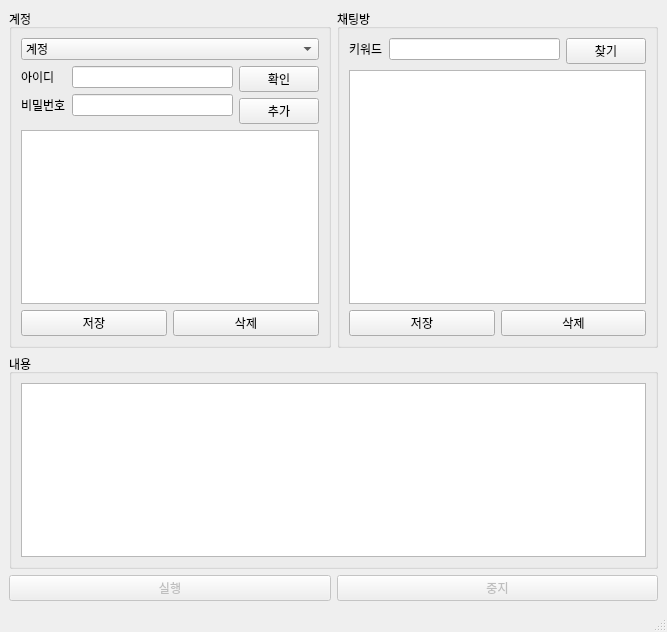
<?xml version="1.0" encoding="UTF-8"?>
<ui version="4.0">
 <class>MainWindow</class>
 <widget class="QMainWindow" name="MainWindow">
  <property name="geometry">
   <rect>
    <x>0</x>
    <y>0</y>
    <width>667</width>
    <height>632</height>
   </rect>
  </property>
  <property name="windowTitle">
   <string>밴드 채팅 보내기 매크로</string>
  </property>
  <widget class="QWidget" name="centralwidget">
   <layout class="QVBoxLayout" name="verticalLayout">
    <item>
     <layout class="QHBoxLayout" name="horizontalLayout_5">
      <item>
       <widget class="QGroupBox" name="account_group">
        <property name="title">
         <string>계정</string>
        </property>
        <layout class="QVBoxLayout" name="verticalLayout_7">
         <item>
          <layout class="QVBoxLayout" name="verticalLayout_6">
           <item>
            <widget class="QComboBox" name="account_combobox">
             <item>
              <property name="text">
               <string>계정</string>
              </property>
             </item>
            </widget>
           </item>
           <item>
            <layout class="QHBoxLayout" name="horizontalLayout_6">
             <item>
              <layout class="QFormLayout" name="formLayout_2">
               <item row="0" column="0">
                <widget class="QLabel" name="id_label">
                 <property name="text">
                  <string>아이디</string>
                 </property>
                 <property name="buddy">
                  <cstring>id_edit</cstring>
                 </property>
                </widget>
               </item>
               <item row="0" column="1">
                <widget class="QLineEdit" name="id_edit"/>
               </item>
               <item row="1" column="0">
                <widget class="QLabel" name="pw_label">
                 <property name="text">
                  <string>비밀번호</string>
                 </property>
                 <property name="buddy">
                  <cstring>pw_edit</cstring>
                 </property>
                </widget>
               </item>
               <item row="1" column="1">
                <widget class="QLineEdit" name="pw_edit">
                 <property name="echoMode">
                  <enum>QLineEdit::Password</enum>
                 </property>
                </widget>
               </item>
              </layout>
             </item>
             <item>
              <layout class="QVBoxLayout" name="verticalLayout_8">
               <item>
                <widget class="QPushButton" name="validate_btn">
                 <property name="text">
                  <string>확인</string>
                 </property>
                </widget>
               </item>
               <item>
                <widget class="QPushButton" name="add_btn">
                 <property name="text">
                  <string>추가</string>
                 </property>
                </widget>
               </item>
              </layout>
             </item>
            </layout>
           </item>
           <item>
            <widget class="QTableWidget" name="account_table">
             <property name="editTriggers">
              <set>QAbstractItemView::NoEditTriggers</set>
             </property>
            </widget>
           </item>
           <item>
            <layout class="QHBoxLayout" name="horizontalLayout_7">
             <item>
              <widget class="QPushButton" name="account_save_btn">
               <property name="text">
                <string>저장</string>
               </property>
              </widget>
             </item>
             <item>
              <widget class="QPushButton" name="account_delete_btn">
               <property name="text">
                <string>삭제</string>
               </property>
              </widget>
             </item>
            </layout>
           </item>
          </layout>
         </item>
        </layout>
       </widget>
      </item>
      <item>
       <widget class="QGroupBox" name="chat_group">
        <property name="title">
         <string>채팅방</string>
        </property>
        <layout class="QVBoxLayout" name="verticalLayout_5">
         <item>
          <layout class="QVBoxLayout" name="verticalLayout_4">
           <item>
            <layout class="QHBoxLayout" name="horizontalLayout_2">
             <item>
              <layout class="QFormLayout" name="formLayout">
               <item row="0" column="0">
                <widget class="QLabel" name="keyword_label">
                 <property name="text">
                  <string>키워드</string>
                 </property>
                 <property name="buddy">
                  <cstring>keyword_edit</cstring>
                 </property>
                </widget>
               </item>
               <item row="0" column="1">
                <widget class="QLineEdit" name="keyword_edit"/>
               </item>
              </layout>
             </item>
             <item>
              <widget class="QPushButton" name="find_btn">
               <property name="text">
                <string>찾기</string>
               </property>
              </widget>
             </item>
            </layout>
           </item>
           <item>
            <widget class="QTableWidget" name="tableWidget">
             <property name="editTriggers">
              <set>QAbstractItemView::NoEditTriggers</set>
             </property>
            </widget>
           </item>
           <item>
            <layout class="QHBoxLayout" name="horizontalLayout_3">
             <item>
              <widget class="QPushButton" name="chat_save_btn">
               <property name="text">
                <string>저장</string>
               </property>
              </widget>
             </item>
             <item>
              <widget class="QPushButton" name="chat_delete_btn">
               <property name="text">
                <string>삭제</string>
               </property>
              </widget>
             </item>
            </layout>
           </item>
          </layout>
         </item>
        </layout>
       </widget>
      </item>
     </layout>
    </item>
    <item>
     <widget class="QGroupBox" name="content_group">
      <property name="title">
       <string>내용</string>
      </property>
      <layout class="QVBoxLayout" name="verticalLayout_3">
       <item>
        <widget class="QPlainTextEdit" name="content_edit"/>
       </item>
      </layout>
     </widget>
    </item>
    <item>
     <layout class="QHBoxLayout" name="horizontalLayout">
      <item>
       <widget class="QPushButton" name="run_btn">
        <property name="enabled">
         <bool>false</bool>
        </property>
        <property name="text">
         <string>실행</string>
        </property>
       </widget>
      </item>
      <item>
       <widget class="QPushButton" name="stop_btn">
        <property name="enabled">
         <bool>false</bool>
        </property>
        <property name="text">
         <string>중지</string>
        </property>
       </widget>
      </item>
     </layout>
    </item>
   </layout>
  </widget>
  <widget class="QStatusBar" name="statusbar"/>
 </widget>
 <resources/>
 <connections>
  <connection>
   <sender>find_btn</sender>
   <signal>clicked()</signal>
   <receiver>MainWindow</receiver>
   <slot>find()</slot>
   <hints>
    <hint type="sourcelabel">
     <x>644</x>
     <y>56</y>
    </hint>
    <hint type="destinationlabel">
     <x>669</x>
     <y>12</y>
    </hint>
   </hints>
  </connection>
  <connection>
   <sender>run_btn</sender>
   <signal>clicked()</signal>
   <receiver>MainWindow</receiver>
   <slot>run()</slot>
   <hints>
    <hint type="sourcelabel">
     <x>197</x>
     <y>598</y>
    </hint>
    <hint type="destinationlabel">
     <x>197</x>
     <y>611</y>
    </hint>
   </hints>
  </connection>
  <connection>
   <sender>stop_btn</sender>
   <signal>clicked()</signal>
   <receiver>MainWindow</receiver>
   <slot>stop()</slot>
   <hints>
    <hint type="sourcelabel">
     <x>589</x>
     <y>589</y>
    </hint>
    <hint type="destinationlabel">
     <x>606</x>
     <y>611</y>
    </hint>
   </hints>
  </connection>
  <connection>
   <sender>content_edit</sender>
   <signal>textChanged()</signal>
   <receiver>MainWindow</receiver>
   <slot>on_text_changed()</slot>
   <hints>
    <hint type="sourcelabel">
     <x>579</x>
     <y>437</y>
    </hint>
    <hint type="destinationlabel">
     <x>664</x>
     <y>425</y>
    </hint>
   </hints>
  </connection>
  <connection>
   <sender>validate_btn</sender>
   <signal>clicked()</signal>
   <receiver>MainWindow</receiver>
   <slot>validate_account()</slot>
   <hints>
    <hint type="sourcelabel">
     <x>288</x>
     <y>48</y>
    </hint>
    <hint type="destinationlabel">
     <x>323</x>
     <y>-8</y>
    </hint>
   </hints>
  </connection>
  <connection>
   <sender>add_btn</sender>
   <signal>clicked()</signal>
   <receiver>MainWindow</receiver>
   <slot>add_account()</slot>
   <hints>
    <hint type="sourcelabel">
     <x>263</x>
     <y>76</y>
    </hint>
    <hint type="destinationlabel">
     <x>270</x>
     <y>-3</y>
    </hint>
   </hints>
  </connection>
  <connection>
   <sender>account_save_btn</sender>
   <signal>clicked()</signal>
   <receiver>MainWindow</receiver>
   <slot>save_account()</slot>
   <hints>
    <hint type="sourcelabel">
     <x>129</x>
     <y>304</y>
    </hint>
    <hint type="destinationlabel">
     <x>145</x>
     <y>334</y>
    </hint>
   </hints>
  </connection>
  <connection>
   <sender>account_delete_btn</sender>
   <signal>clicked()</signal>
   <receiver>MainWindow</receiver>
   <slot>delete_account()</slot>
   <hints>
    <hint type="sourcelabel">
     <x>287</x>
     <y>304</y>
    </hint>
    <hint type="destinationlabel">
     <x>305</x>
     <y>332</y>
    </hint>
   </hints>
  </connection>
  <connection>
   <sender>chat_save_btn</sender>
   <signal>clicked()</signal>
   <receiver>MainWindow</receiver>
   <slot>save_chat()</slot>
   <hints>
    <hint type="sourcelabel">
     <x>419</x>
     <y>302</y>
    </hint>
    <hint type="destinationlabel">
     <x>431</x>
     <y>331</y>
    </hint>
   </hints>
  </connection>
  <connection>
   <sender>chat_delete_btn</sender>
   <signal>clicked()</signal>
   <receiver>MainWindow</receiver>
   <slot>delete_chat()</slot>
   <hints>
    <hint type="sourcelabel">
     <x>581</x>
     <y>304</y>
    </hint>
    <hint type="destinationlabel">
     <x>588</x>
     <y>335</y>
    </hint>
   </hints>
  </connection>
 </connections>
 <slots>
  <slot>find()</slot>
  <slot>run()</slot>
  <slot>stop()</slot>
  <slot>on_text_changed()</slot>
  <slot>validate_account()</slot>
  <slot>add_account()</slot>
  <slot>save_account()</slot>
  <slot>save_chat()</slot>
  <slot>delete_account()</slot>
  <slot>delete_chat()</slot>
 </slots>
</ui>
